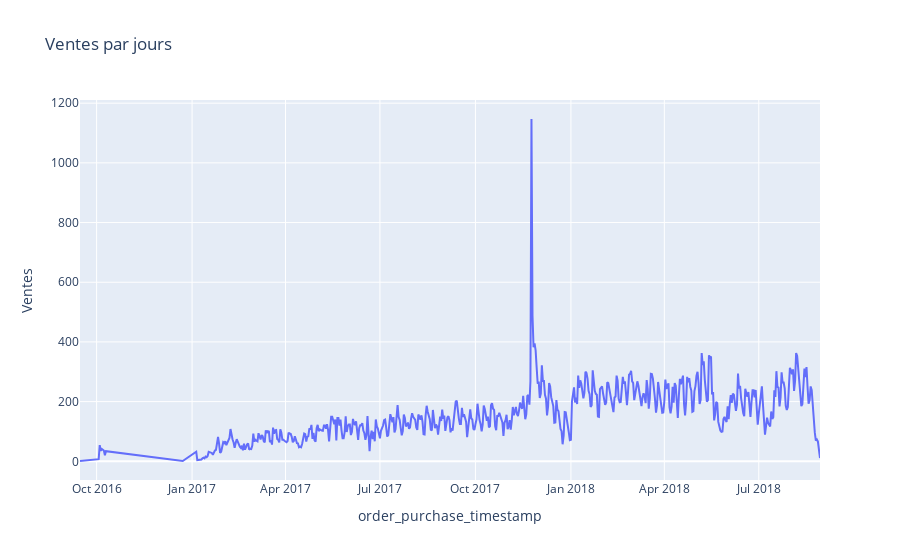

The code cell stored with this chart in its notebook:
### Code cell
import plotly.express as px

# Tracer la courbe de l'évolution du nombre total de commandes par jour
fig = px.line(test, x="order_purchase_timestamp", y="Ventes" ,title='Ventes par jours')
fig.show()

### Figure 1 — Plotly figure (JSON) as saved in the notebook; plotly's stock layout.template omitted (floating-point values rounded to 4 significant figures; data arrays with more than 128 entries replaced by an {"elided": "..."} marker saying what was removed)
{"data": [{"hovertemplate": "order_purchase_timestamp=%{x}<br>Ventes=%{y}<extra></extra>", "legendgroup": "", "line": {"color": "#636efa", "dash": "solid"}, "marker": {"symbol": "circle"}, "mode": "lines", "name": "", "orientation": "v", "showlegend": false, "type": "scatter", "x": {"elided": "612 str values"}, "xaxis": "x", "y": {"elided": "612 int values"}, "yaxis": "y"}], "layout": {"legend": {"tracegroupgap": 0}, "title": {"text": "Ventes par jours"}, "xaxis": {"anchor": "y", "domain": [0, 1], "title": {"text": "order_purchase_timestamp"}}, "yaxis": {"anchor": "x", "domain": [0, 1], "title": {"text": "Ventes"}}}}
